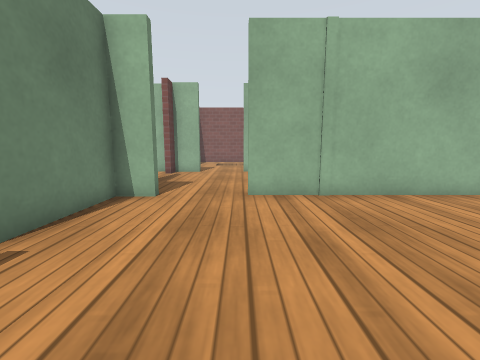
[1] (above)

17 first-person views from a walk through a robot-simulator world made for Gazebo. The camera is 0.71 m above the floor, tilts 8° down and sees 90° across. The floor is counted in squares, 0.5 m on a side. Each view is taken from the middle of a square. On the plan, view 1 faces up. The plan holds only what a view shows up to about 13 squares ahead; the rest is blank. The place goes on beyond the plan. Simple patterns stand in for the simulator's built-in surfaces.

[2]
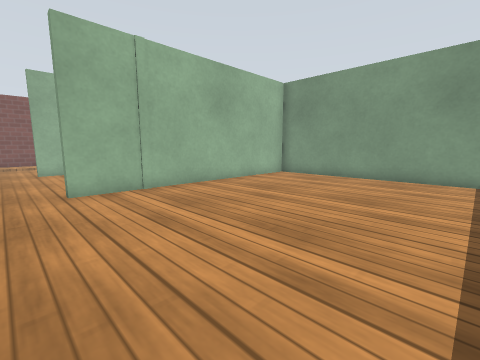

[3]
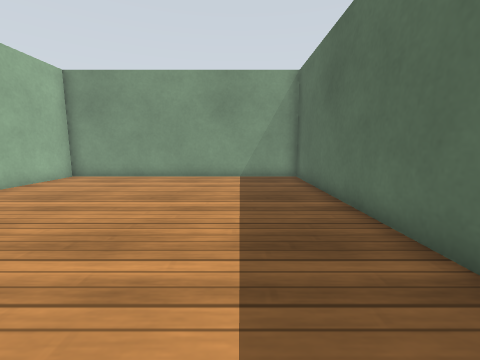

[4]
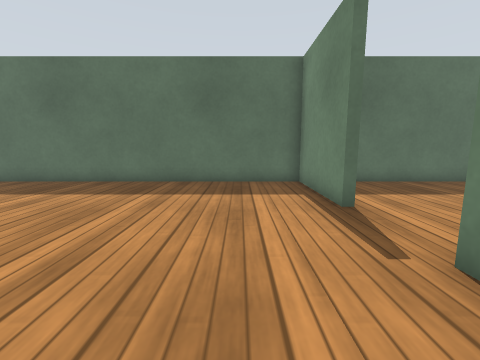

[5]
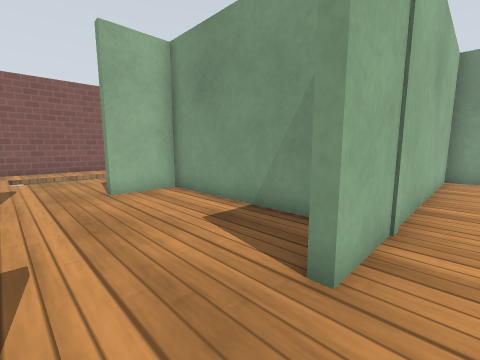

[6]
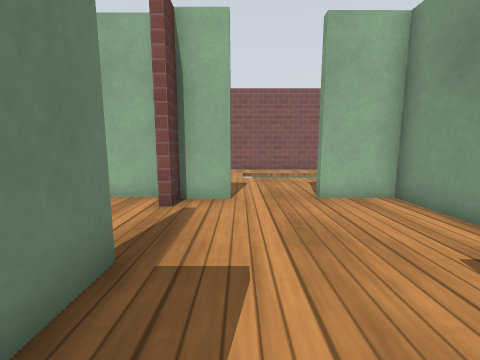

[7]
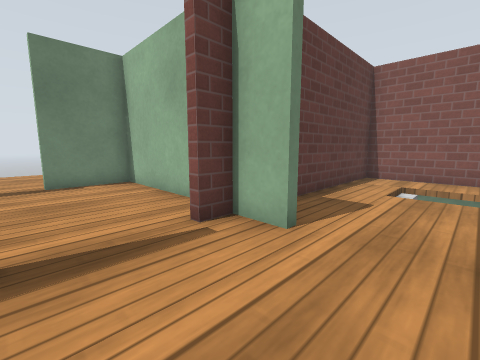

[8]
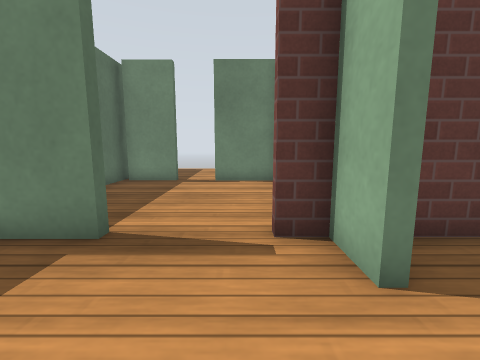

[9]
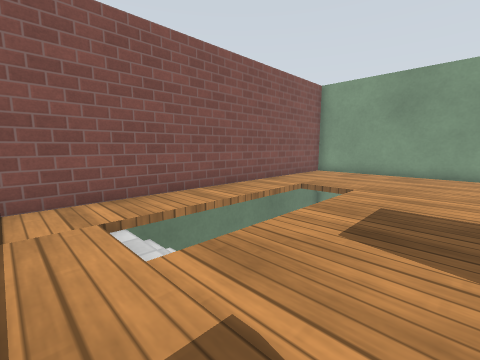

[10]
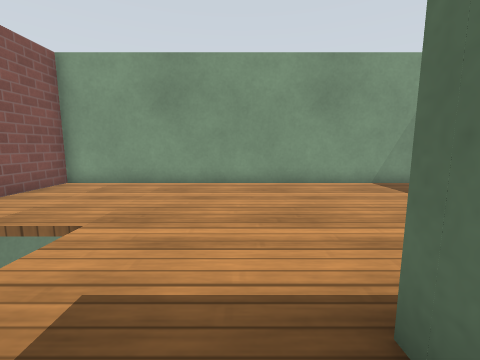

[11]
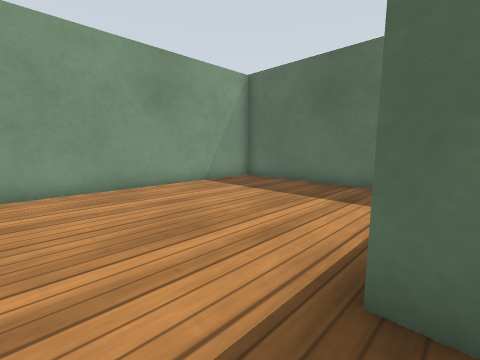

[12]
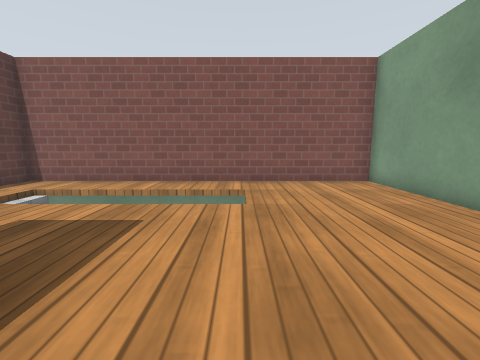

[13]
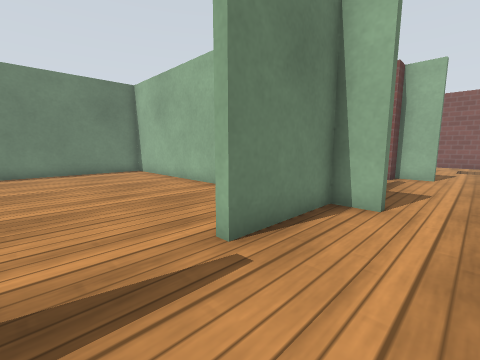

[14]
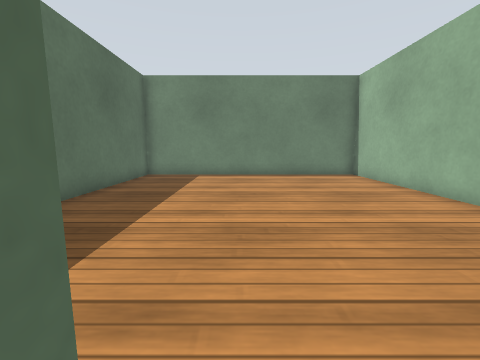

[15]
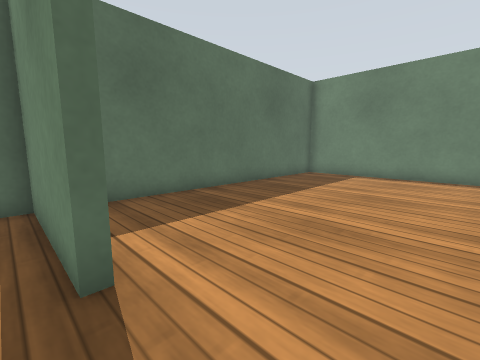

[16]
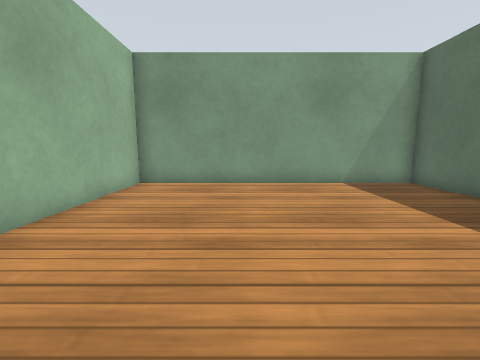

[17]
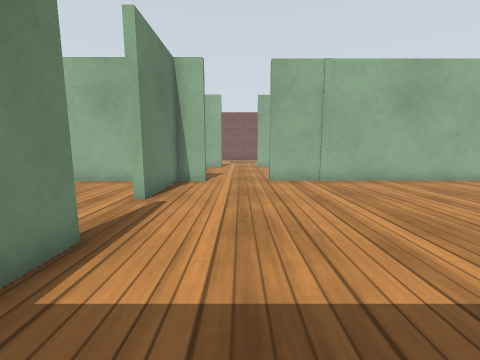

### Floor plan
Ten units are one square. View 1 is at (0, 0); x grows to the right and y downward. Boxes are objects, and circles mark ways between rooms. Rooms are numbered by the first view taken in them; rooms with no view inside come last. Other rooms are left out.
<svg viewBox="-156 -222 264 264">
<path fill="none" stroke="#000" d="M-35 -5 -35 37 103 37 103 -69 1 -69M-23 -71 -23 -67 -35 -67 -35 -32M-21 -134 -35 -134 -35 -125 -40 -125M-35 -99 -35 -82M23 -82 23 -134 1 -134M18 -139 27 -139M44 -72 103 -72 103 -217 -35 -217 -35 -146M-54 -67 -151 -67 -151 37 -48 37M-100 -94 -100 -72M-106 -72 -86 -72M-43 -137 -100 -137 -100 -109"/>
<circle cx="-10" cy="-70" r="3" fill="#2a7"/>
<circle cx="-37" cy="-20" r="3" fill="#2a7"/>
<circle cx="-10" cy="-140" r="3" fill="#2a7"/>
<circle cx="-40" cy="-110" r="3" fill="#2a7"/>
<text x="30" y="-20">1</text>
<text x="-10" y="-110">2</text>
<text x="50" y="-160">3</text>
<text x="-90" y="-10">4</text>
<text x="-70" y="-100">5</text>
</svg>
Room 1 opens to room 2. Room 1 opens to room 4. Room 2 opens to room 3. Room 2 opens to room 5.

Where each view was taken, in squares from view 1:
view 1: 0 up, 0 right, facing up
view 2: 1 down, 1 left, facing up-right
view 3: 1 down, 1 left, facing right
view 4: 6 up, 1 left, facing down
view 5: 6 up, 2 left, facing up-right
view 6: 7 up, 2 left, facing up
view 7: 10 up, 0 right, facing up-left
view 8: 12 up, 0 right, facing left
view 9: 15 up, 3 left, facing up-right
view 10: 15 up, 1 right, facing right
view 11: 16 up, 2 right, facing down-right
view 12: 12 up, 5 right, facing up
view 13: 1 up, 1 left, facing up-left
view 14: 1 up, 3 left, facing left
view 15: 3 up, 3 left, facing down-left
view 16: 3 up, 1 right, facing right
view 17: 3 down, 1 left, facing up
